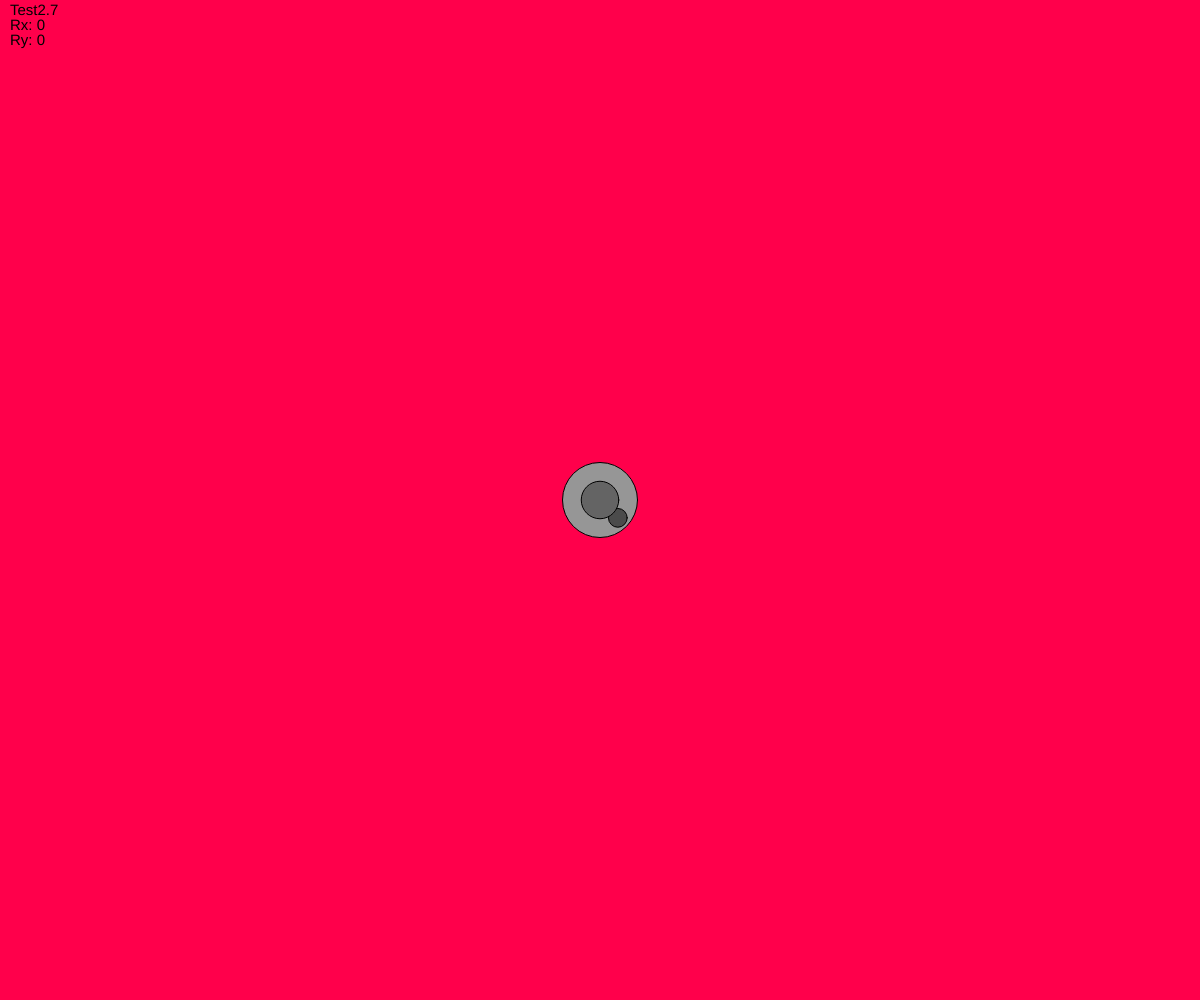
Frame 1 (no input)
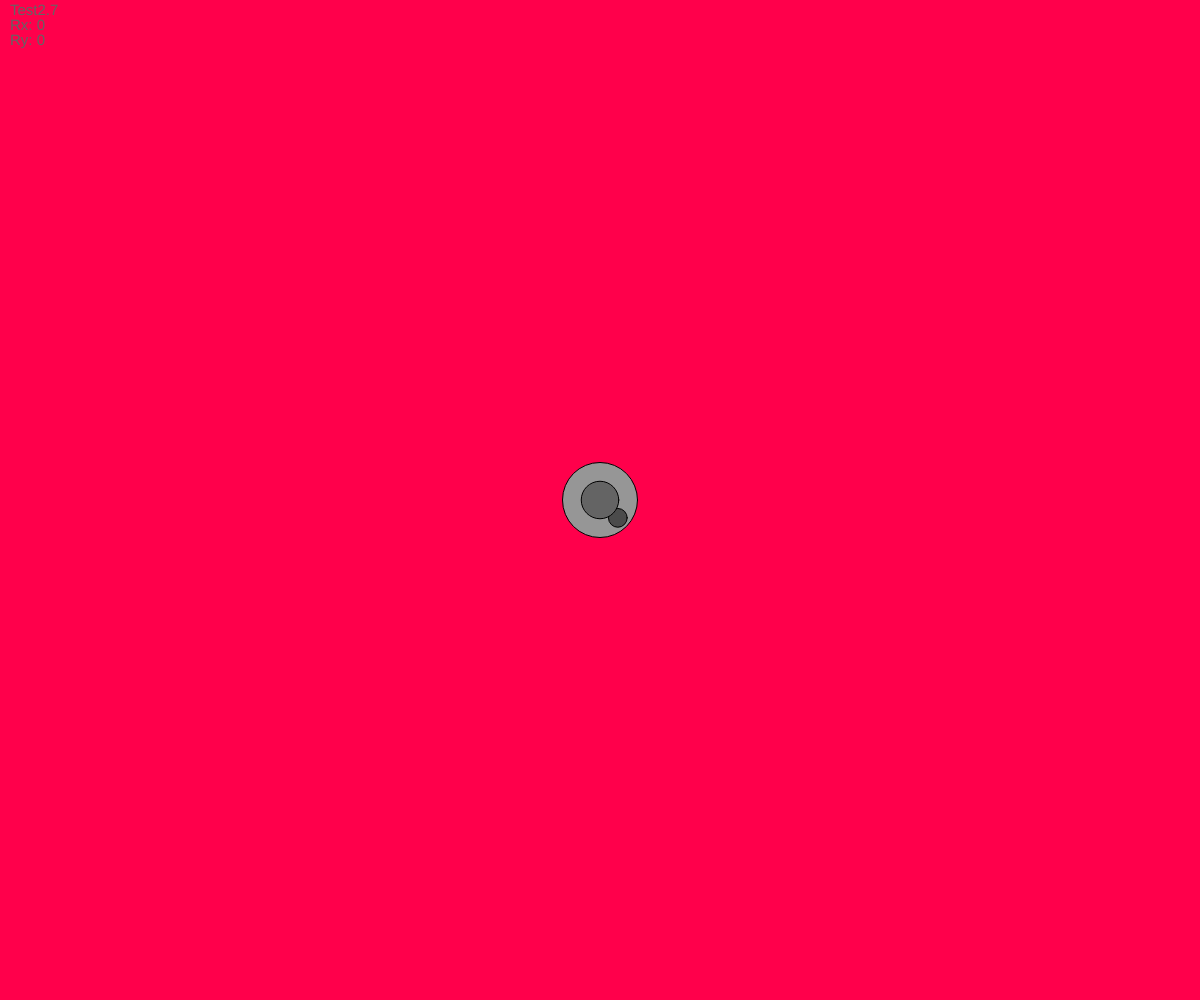
Frame 60 (no input)
Frame 120 (the mouse pressed at the canvas centre since frame 60): identical to frame 60, image omitted

The p5.js sketch that drew these frames (run headless with seeded random() and noise() and a simulated clock; from frame 60 on, the mouse is pressed at the canvas centre):

// p5.js sketch
// ── sketch.js
var s1, ax, ay, vx, vy, px, py;
var s2, ax2, ay2, vx2, vy2, px2, py2, r;
var s3, ax3, ay3, vx3, vy3, px3, py3;
var value, vMultiplier, g;

function setup() {
	createCanvas(windowWidth, windowHeight);
	ax = 0;
	ay = 0;
	vx = 0;
	vy = 0;
	px = windowWidth / 2;
	py = windowHeight / 2;
	r = s1 / 2;
	ax2 = 0;
	ay2 = 0;
	vx2 = 0;
	vy2 = 0;
	px2 = windowWidth / 2;
	py2 = windowHeight / 2;
	s1 = 75;
	s2 = s1 / 6.66;
	s3 = s1 / 4.2;
	g = 0.5;
	value = 75;
}

function draw() {
	background(255, 0, value);
	textSize(15);
	text("Test2.7", 10, 15);
	text("Rx: " + floor(rotationX), 10, 30);
	text("Ry: " + floor(rotationY), 10, 45);
	Marble();
	Marble2();
}

function Marble() {
	vMultiplier = 0.05;
	ax = rotationY * vMultiplier;
	vx += ax;
	px += vx;
	ay = rotationX * vMultiplier;
	vy += ay;
	py += vy;
	fill(150);
	ellipse(px, py, s1, s1);
	fill(75);
	ellipse(px + s3, py + s3, s1 / 4, s1 / 4);
	if (px > windowWidth - s1 / 2) {
		px = windowWidth - s1 / 2;
		vx = -vx * g;
	}
	if (px < 0 + s1 / 2) {
		px = 0 + s1 / 2;
		vx = -vx * g;
	}
	if (py > windowHeight - s1 / 2) {
		py = windowHeight - s1 / 2;
		vy = -vy * g;
	}
	if (py < 0 + s1 / 2) {
		py = 0 + s1 / 2;
		vy = -vy * g;
	}
}

function Marble2() {
	ax2 = ax;
	vx2 += ax2;
	px2 += vx2;
	ay2 = ay;
	vy2 += ay2;
	py2 += vy2;

	fill(100);
	ellipse(px2, py2, s1 / 2, s1 / 2);
	dist(px, py, px2, py2);
	if (dist(px, py, px2, py2) > r) {
		px2 = px + r;
		vx2 = -vx2 * 0, 01;
		py2 = py + r;
		vy2 = -vy2 * 0, 01;
	}
/*
	if (px2 > px + r) {
		px2 = px + r;
		vx2 = -vx2 * 0, 01;
	}
	if (px2 < px - r) {
		px2 = px - r;
		vx2 = -vx2 * 0, 01;
	}
	if (py2 > py + r) {
		py2 = py + r;
		vy2 = -vy2 * 0, 01;
	}
	if (py2 < py - r) {
		py2 = py - r;
		vy2 = -vy2 * 0, 01;
	}
	*/
}




function deviceShaken() {
	value = value + 1;
	if (value > 255) {
		value = 75;
	}
}
